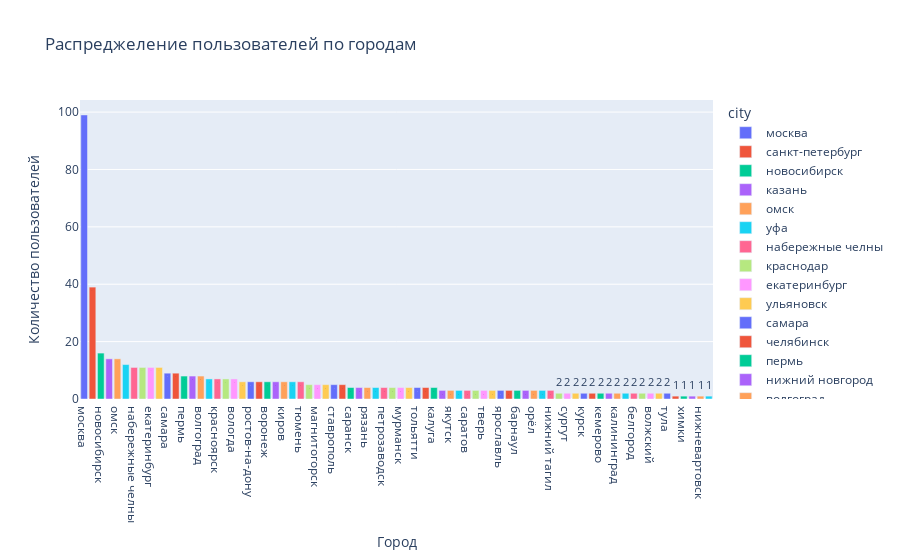

Notebook source saved alongside this figure:
### Markdown cell above
## ШАГ 3. Анализ данных


Посмотрим, кто является нашими пользователями. Из каких они городов и какой у них возраст.

### Code cell
# сгруппируем пользователей по городам
city_data = users.groupby(['city']).count().sort_values(by='user_id', ascending=False).reset_index()
# визуализируем данные
fig = px.bar(city_data,
             x='city',
             y='user_id',
             color='city',
             text_auto=True,
             title="Распреджеление пользователей по городам")

fig.update_layout(
    showlegend=True,
    xaxis_title="Город",
    yaxis_title="Количество пользователей"
)

fig.show()

### Figure 1 — Plotly figure (JSON) as saved in the notebook; plotly's stock layout.template omitted (floating-point values rounded to 4 significant figures)
{"data": [{"alignmentgroup": "True", "hovertemplate": "city=%{x}<br>user_id=%{y}<extra></extra>", "legendgroup": "москва", "marker": {"color": "#636efa", "pattern": {"shape": ""}}, "name": "москва", "offsetgroup": "москва", "orientation": "v", "showlegend": true, "textposition": "auto", "texttemplate": "%{y}", "x": ["москва"], "xaxis": "x", "y": [99], "yaxis": "y", "type": "bar"}, {"alignmentgroup": "True", "hovertemplate": "city=%{x}<br>user_id=%{y}<extra></extra>", "legendgroup": "санкт-петербург", "marker": {"color": "#EF553B", "pattern": {"shape": ""}}, "name": "санкт-петербург", "offsetgroup": "санкт-петербург", "orientation": "v", "showlegend": true, "textposition": "auto", "texttemplate": "%{y}", "x": ["санкт-петербург"], "xaxis": "x", "y": [39], "yaxis": "y", "type": "bar"}, {"alignmentgroup": "True", "hovertemplate": "city=%{x}<br>user_id=%{y}<extra></extra>", "legendgroup": "новосибирск", "marker": {"color": "#00cc96", "pattern": {"shape": ""}}, "name": "новосибирск", "offsetgroup": "новосибирск", "orientation": "v", "showlegend": true, "textposition": "auto", "texttemplate": "%{y}", "x": ["новосибирск"], "xaxis": "x", "y": [16], "yaxis": "y", "type": "bar"}, {"alignmentgroup": "True", "hovertemplate": "city=%{x}<br>user_id=%{y}<extra></extra>", "legendgroup": "казань", "marker": {"color": "#ab63fa", "pattern": {"shape": ""}}, "name": "казань", "offsetgroup": "казань", "orientation": "v", "showlegend": true, "textposition": "auto", "texttemplate": "%{y}", "x": ["казань"], "xaxis": "x", "y": [14], "yaxis": "y", "type": "bar"}, {"alignmentgroup": "True", "hovertemplate": "city=%{x}<br>user_id=%{y}<extra></extra>", "legendgroup": "омск", "marker": {"color": "#FFA15A", "pattern": {"shape": ""}}, "name": "омск", "offsetgroup": "омск", "orientation": "v", "showlegend": true, "textposition": "auto", "texttemplate": "%{y}", "x": ["омск"], "xaxis": "x", "y": [14], "yaxis": "y", "type": "bar"}, {"alignmentgroup": "True", "hovertemplate": "city=%{x}<br>user_id=%{y}<extra></extra>", "legendgroup": "уфа", "marker": {"color": "#19d3f3", "pattern": {"shape": ""}}, "name": "уфа", "offsetgroup": "уфа", "orientation": "v", "showlegend": true, "textposition": "auto", "texttemplate": "%{y}", "x": ["уфа"], "xaxis": "x", "y": [12], "yaxis": "y", "type": "bar"}, {"alignmentgroup": "True", "hovertemplate": "city=%{x}<br>user_id=%{y}<extra></extra>", "legendgroup": "набережные челны", "marker": {"color": "#FF6692", "pattern": {"shape": ""}}, "name": "набережные челны", "offsetgroup": "набережные челны", "orientation": "v", "showlegend": true, "textposition": "auto", "texttemplate": "%{y}", "x": ["набережные челны"], "xaxis": "x", "y": [11], "yaxis": "y", "type": "bar"}, {"alignmentgroup": "True", "hovertemplate": "city=%{x}<br>user_id=%{y}<extra></extra>", "legendgroup": "краснодар", "marker": {"color": "#B6E880", "pattern": {"shape": ""}}, "name": "краснодар", "offsetgroup": "краснодар", "orientation": "v", "showlegend": true, "textposition": "auto", "texttemplate": "%{y}", "x": ["краснодар"], "xaxis": "x", "y": [11], "yaxis": "y", "type": "bar"}, {"alignmentgroup": "True", "hovertemplate": "city=%{x}<br>user_id=%{y}<extra></extra>", "legendgroup": "екатеринбург", "marker": {"color": "#FF97FF", "pattern": {"shape": ""}}, "name": "екатеринбург", "offsetgroup": "екатеринбург", "orientation": "v", "showlegend": true, "textposition": "auto", "texttemplate": "%{y}", "x": ["екатеринбург"], "xaxis": "x", "y": [11], "yaxis": "y", "type": "bar"}, {"alignmentgroup": "True", "hovertemplate": "city=%{x}<br>user_id=%{y}<extra></extra>", "legendgroup": "ульяновск", "marker": {"color": "#FECB52", "pattern": {"shape": ""}}, "name": "ульяновск", "offsetgroup": "ульяновск", "orientation": "v", "showlegend": true, "textposition": "auto", "texttemplate": "%{y}", "x": ["ульяновск"], "xaxis": "x", "y": [11], "yaxis": "y", "type": "bar"}, {"alignmentgroup": "True", "hovertemplate": "city=%{x}<br>user_id=%{y}<extra></extra>", "legendgroup": "самара", "marker": {"color": "#636efa", "pattern": {"shape": ""}}, "name": "самара", "offsetgroup": "самара", "orientation": "v", "showlegend": true, "textposition": "auto", "texttemplate": "%{y}", "x": ["самара"], "xaxis": "x", "y": [9], "yaxis": "y", "type": "bar"}, {"alignmentgroup": "True", "hovertemplate": "city=%{x}<br>user_id=%{y}<extra></extra>", "legendgroup": "челябинск", "marker": {"color": "#EF553B", "pattern": {"shape": ""}}, "name": "челябинск", "offsetgroup": "челябинск", "orientation": "v", "showlegend": true, "textposition": "auto", "texttemplate": "%{y}", "x": ["челябинск"], "xaxis": "x", "y": [9], "yaxis": "y", "type": "bar"}, {"alignmentgroup": "True", "hovertemplate": "city=%{x}<br>user_id=%{y}<extra></extra>", "legendgroup": "пермь", "marker": {"color": "#00cc96", "pattern": {"shape": ""}}, "name": "пермь", "offsetgroup": "пермь", "orientation": "v", "showlegend": true, "textposition": "auto", "texttemplate": "%{y}", "x": ["пермь"], "xaxis": "x", "y": [8], "yaxis": "y", "type": "bar"}, {"alignmentgroup": "True", "hovertemplate": "city=%{x}<br>user_id=%{y}<extra></extra>", "legendgroup": "нижний новгород", "marker": {"color": "#ab63fa", "pattern": {"shape": ""}}, "name": "нижний новгород", "offsetgroup": "нижний новгород", "orientation": "v", "showlegend": true, "textposition": "auto", "texttemplate": "%{y}", "x": ["нижний новгород"], "xaxis": "x", "y": [8], "yaxis": "y", "type": "bar"}, {"alignmentgroup": "True", "hovertemplate": "city=%{x}<br>user_id=%{y}<extra></extra>", "legendgroup": "волгоград", "marker": {"color": "#FFA15A", "pattern": {"shape": ""}}, "name": "волгоград", "offsetgroup": "волгоград", "orientation": "v", "showlegend": true, "textposition": "auto", "texttemplate": "%{y}", "x": ["волгоград"], "xaxis": "x", "y": [8], "yaxis": "y", "type": "bar"}, {"alignmentgroup": "True", "hovertemplate": "city=%{x}<br>user_id=%{y}<extra></extra>", "legendgroup": "новокузнецк", "marker": {"color": "#19d3f3", "pattern": {"shape": ""}}, "name": "новокузнецк", "offsetgroup": "новокузнецк", "orientation": "v", "showlegend": true, "textposition": "auto", "texttemplate": "%{y}", "x": ["новокузнецк"], "xaxis": "x", "y": [7], "yaxis": "y", "type": "bar"}, {"alignmentgroup": "True", "hovertemplate": "city=%{x}<br>user_id=%{y}<extra></extra>", "legendgroup": "красноярск", "marker": {"color": "#FF6692", "pattern": {"shape": ""}}, "name": "красноярск", "offsetgroup": "красноярск", "orientation": "v", "showlegend": true, "textposition": "auto", "texttemplate": "%{y}", "x": ["красноярск"], "xaxis": "x", "y": [7], "yaxis": "y", "type": "bar"}, {"alignmentgroup": "True", "hovertemplate": "city=%{x}<br>user_id=%{y}<extra></extra>", "legendgroup": "улан-удэ", "marker": {"color": "#B6E880", "pattern": {"shape": ""}}, "name": "улан-удэ", "offsetgroup": "улан-удэ", "orientation": "v", "showlegend": true, "textposition": "auto", "texttemplate": "%{y}", "x": ["улан-удэ"], "xaxis": "x", "y": [7], "yaxis": "y", "type": "bar"}, {"alignmentgroup": "True", "hovertemplate": "city=%{x}<br>user_id=%{y}<extra></extra>", "legendgroup": "вологда", "marker": {"color": "#FF97FF", "pattern": {"shape": ""}}, "name": "вологда", "offsetgroup": "вологда", "orientation": "v", "showlegend": true, "textposition": "auto", "texttemplate": "%{y}", "x": ["вологда"], "xaxis": "x", "y": [7], "yaxis": "y", "type": "bar"}, {"alignmentgroup": "True", "hovertemplate": "city=%{x}<br>user_id=%{y}<extra></extra>", "legendgroup": "иркутск", "marker": {"color": "#FECB52", "pattern": {"shape": ""}}, "name": "иркутск", "offsetgroup": "иркутск", "orientation": "v", "showlegend": true, "textposition": "auto", "texttemplate": "%{y}", "x": ["иркутск"], "xaxis": "x", "y": [6], "yaxis": "y", "type": "bar"}, {"alignmentgroup": "True", "hovertemplate": "city=%{x}<br>user_id=%{y}<extra></extra>", "legendgroup": "ростов-на-дону", "marker": {"color": "#636efa", "pattern": {"shape": ""}}, "name": "ростов-на-дону", "offsetgroup": "ростов-на-дону", "orientation": "v", "showlegend": true, "textposition": "auto", "texttemplate": "%{y}", "x": ["ростов-на-дону"], "xaxis": "x", "y": [6], "yaxis": "y", "type": "bar"}, {"alignmentgroup": "True", "hovertemplate": "city=%{x}<br>user_id=%{y}<extra></extra>", "legendgroup": "пенза", "marker": {"color": "#EF553B", "pattern": {"shape": ""}}, "name": "пенза", "offsetgroup": "пенза", "orientation": "v", "showlegend": true, "textposition": "auto", "texttemplate": "%{y}", "x": ["пенза"], "xaxis": "x", "y": [6], "yaxis": "y", "type": "bar"}, {"alignmentgroup": "True", "hovertemplate": "city=%{x}<br>user_id=%{y}<extra></extra>", "legendgroup": "воронеж", "marker": {"color": "#00cc96", "pattern": {"shape": ""}}, "name": "воронеж", "offsetgroup": "воронеж", "orientation": "v", "showlegend": true, "textposition": "auto", "texttemplate": "%{y}", "x": ["воронеж"], "xaxis": "x", "y": [6], "yaxis": "y", "type": "bar"}, {"alignmentgroup": "True", "hovertemplate": "city=%{x}<br>user_id=%{y}<extra></extra>", "legendgroup": "сочи", "marker": {"color": "#ab63fa", "pattern": {"shape": ""}}, "name": "сочи", "offsetgroup": "сочи", "orientation": "v", "showlegend": true, "textposition": "auto", "texttemplate": "%{y}", "x": ["сочи"], "xaxis": "x", "y": [6], "yaxis": "y", "type": "bar"}, {"alignmentgroup": "True", "hovertemplate": "city=%{x}<br>user_id=%{y}<extra></extra>", "legendgroup": "киров", "marker": {"color": "#FFA15A", "pattern": {"shape": ""}}, "name": "киров", "offsetgroup": "киров", "orientation": "v", "showlegend": true, "textposition": "auto", "texttemplate": "%{y}", "x": ["киров"], "xaxis": "x", "y": [6], "yaxis": "y", "type": "bar"}, {"alignmentgroup": "True", "hovertemplate": "city=%{x}<br>user_id=%{y}<extra></extra>", "legendgroup": "томск", "marker": {"color": "#19d3f3", "pattern": {"shape": ""}}, "name": "томск", "offsetgroup": "томск", "orientation": "v", "showlegend": true, "textposition": "auto", "texttemplate": "%{y}", "x": ["томск"], "xaxis": "x", "y": [6], "yaxis": "y", "type": "bar"}, {"alignmentgroup": "True", "hovertemplate": "city=%{x}<br>user_id=%{y}<extra></extra>", "legendgroup": "тюмень", "marker": {"color": "#FF6692", "pattern": {"shape": ""}}, "name": "тюмень", "offsetgroup": "тюмень", "orientation": "v", "showlegend": true, "textposition": "auto", "texttemplate": "%{y}", "x": ["тюмень"], "xaxis": "x", "y": [6], "yaxis": "y", "type": "bar"}, {"alignmentgroup": "True", "hovertemplate": "city=%{x}<br>user_id=%{y}<extra></extra>", "legendgroup": "балашиха", "marker": {"color": "#B6E880", "pattern": {"shape": ""}}, "name": "балашиха", "offsetgroup": "балашиха", "orientation": "v", "showlegend": true, "textposition": "auto", "texttemplate": "%{y}", "x": ["балашиха"], "xaxis": "x", "y": [5], "yaxis": "y", "type": "bar"}, {"alignmentgroup": "True", "hovertemplate": "city=%{x}<br>user_id=%{y}<extra></extra>", "legendgroup": "магнитогорск", "marker": {"color": "#FF97FF", "pattern": {"shape": ""}}, "name": "магнитогорск", "offsetgroup": "магнитогорск", "orientation": "v", "showlegend": true, "textposition": "auto", "texttemplate": "%{y}", "x": ["магнитогорск"], "xaxis": "x", "y": [5], "yaxis": "y", "type": "bar"}, {"alignmentgroup": "True", "hovertemplate": "city=%{x}<br>user_id=%{y}<extra></extra>", "legendgroup": "махачкала", "marker": {"color": "#FECB52", "pattern": {"shape": ""}}, "name": "махачкала", "offsetgroup": "махачкала", "orientation": "v", "showlegend": true, "textposition": "auto", "texttemplate": "%{y}", "x": ["махачкала"], "xaxis": "x", "y": [5], "yaxis": "y", "type": "bar"}, {"alignmentgroup": "True", "hovertemplate": "city=%{x}<br>user_id=%{y}<extra></extra>", "legendgroup": "ставрополь", "marker": {"color": "#636efa", "pattern": {"shape": ""}}, "name": "ставрополь", "offsetgroup": "ставрополь", "orientation": "v", "showlegend": true, "textposition": "auto", "texttemplate": "%{y}", "x": ["ставрополь"], "xaxis": "x", "y": [5], "yaxis": "y", "type": "bar"}, {"alignmentgroup": "True", "hovertemplate": "city=%{x}<br>user_id=%{y}<extra></extra>", "legendgroup": "владивосток", "marker": {"color": "#EF553B", "pattern": {"shape": ""}}, "name": "владивосток", "offsetgroup": "владивосток", "orientation": "v", "showlegend": true, "textposition": "auto", "texttemplate": "%{y}", "x": ["владивосток"], "xaxis": "x", "y": [5], "yaxis": "y", "type": "bar"}, {"alignmentgroup": "True", "hovertemplate": "city=%{x}<br>user_id=%{y}<extra></extra>", "legendgroup": "саранск", "marker": {"color": "#00cc96", "pattern": {"shape": ""}}, "name": "саранск", "offsetgroup": "саранск", "orientation": "v", "showlegend": true, "textposition": "auto", "texttemplate": "%{y}", "x": ["саранск"], "xaxis": "x", "y": [4], "yaxis": "y", "type": "bar"}, {"alignmentgroup": "True", "hovertemplate": "city=%{x}<br>user_id=%{y}<extra></extra>", "legendgroup": "астрахань", "marker": {"color": "#ab63fa", "pattern": {"shape": ""}}, "name": "астрахань", "offsetgroup": "астрахань", "orientation": "v", "showlegend": true, "textposition": "auto", "texttemplate": "%{y}", "x": ["астрахань"], "xaxis": "x", "y": [4], "yaxis": "y", "type": "bar"}, {"alignmentgroup": "True", "hovertemplate": "city=%{x}<br>user_id=%{y}<extra></extra>", "legendgroup": "рязань", "marker": {"color": "#FFA15A", "pattern": {"shape": ""}}, "name": "рязань", "offsetgroup": "рязань", "orientation": "v", "showlegend": true, "textposition": "auto", "texttemplate": "%{y}", "x": ["рязань"], "xaxis": "x", "y": [4], "yaxis": "y", "type": "bar"}, {"alignmentgroup": "True", "hovertemplate": "city=%{x}<br>user_id=%{y}<extra></extra>", "legendgroup": "чита", "marker": {"color": "#19d3f3", "pattern": {"shape": ""}}, "name": "чита", "offsetgroup": "чита", "orientation": "v", "showlegend": true, "textposition": "auto", "texttemplate": "%{y}", "x": ["чита"], "xaxis": "x", "y": [4], "yaxis": "y", "type": "bar"}, {"alignmentgroup": "True", "hovertemplate": "city=%{x}<br>user_id=%{y}<extra></extra>", "legendgroup": "петрозаводск", "marker": {"color": "#FF6692", "pattern": {"shape": ""}}, "name": "петрозаводск", "offsetgroup": "петрозаводск", "orientation": "v", "showlegend": true, "textposition": "auto", "texttemplate": "%{y}", "x": ["петрозаводск"], "xaxis": "x", "y": [4], "yaxis": "y", "type": "bar"}, {"alignmentgroup": "True", "hovertemplate": "city=%{x}<br>user_id=%{y}<extra></extra>", "legendgroup": "новороссийск", "marker": {"color": "#B6E880", "pattern": {"shape": ""}}, "name": "новороссийск", "offsetgroup": "новороссийск", "orientation": "v", "showlegend": true, "textposition": "auto", "texttemplate": "%{y}", "x": ["новороссийск"], "xaxis": "x", "y": [4], "yaxis": "y", "type": "bar"}, {"alignmentgroup": "True", "hovertemplate": "city=%{x}<br>user_id=%{y}<extra></extra>", "legendgroup": "мурманск", "marker": {"color": "#FF97FF", "pattern": {"shape": ""}}, "name": "мурманск", "offsetgroup": "мурманск", "orientation": "v", "showlegend": true, "textposition": "auto", "texttemplate": "%{y}", "x": ["мурманск"], "xaxis": "x", "y": [4], "yaxis": "y", "type": "bar"}, {"alignmentgroup": "True", "hovertemplate": "city=%{x}<br>user_id=%{y}<extra></extra>", "legendgroup": "хабаровск", "marker": {"color": "#FECB52", "pattern": {"shape": ""}}, "name": "хабаровск", "offsetgroup": "хабаровск", "orientation": "v", "showlegend": true, "textposition": "auto", "texttemplate": "%{y}", "x": ["хабаровск"], "xaxis": "x", "y": [4], "yaxis": "y", "type": "bar"}, {"alignmentgroup": "True", "hovertemplate": "city=%{x}<br>user_id=%{y}<extra></extra>", "legendgroup": "тольятти", "marker": {"color": "#636efa", "pattern": {"shape": ""}}, "name": "тольятти", "offsetgroup": "тольятти", "orientation": "v", "showlegend": true, "textposition": "auto", "texttemplate": "%{y}", "x": ["тольятти"], "xaxis": "x", "y": [4], "yaxis": "y", "type": "bar"}, {"alignmentgroup": "True", "hovertemplate": "city=%{x}<br>user_id=%{y}<extra></extra>", "legendgroup": "кострома", "marker": {"color": "#EF553B", "pattern": {"shape": ""}}, "name": "кострома", "offsetgroup": "кострома", "orientation": "v", "showlegend": true, "textposition": "auto", "texttemplate": "%{y}", "x": ["кострома"], "xaxis": "x", "y": [4], "yaxis": "y", "type": "bar"}, {"alignmentgroup": "True", "hovertemplate": "city=%{x}<br>user_id=%{y}<extra></extra>", "legendgroup": "калуга", "marker": {"color": "#00cc96", "pattern": {"shape": ""}}, "name": "калуга", "offsetgroup": "калуга", "orientation": "v", "showlegend": true, "textposition": "auto", "texttemplate": "%{y}", "x": ["калуга"], "xaxis": "x", "y": [4], "yaxis": "y", "type": "bar"}, {"alignmentgroup": "True", "hovertemplate": "city=%{x}<br>user_id=%{y}<extra></extra>", "legendgroup": "череповец", "marker": {"color": "#ab63fa", "pattern": {"shape": ""}}, "name": "череповец", "offsetgroup": "череповец", "orientation": "v", "showlegend": true, "textposition": "auto", "texttemplate": "%{y}", "x": ["череповец"], "xaxis": "x", "y": [3], "yaxis": "y", "type": "bar"}, {"alignmentgroup": "True", "hovertemplate": "city=%{x}<br>user_id=%{y}<extra></extra>", "legendgroup": "якутск", "marker": {"color": "#FFA15A", "pattern": {"shape": ""}}, "name": "якутск", "offsetgroup": "якутск", "orientation": "v", "showlegend": true, "textposition": "auto", "texttemplate": "%{y}", "x": ["якутск"], "xaxis": "x", "y": [3], "yaxis": "y", "type": "bar"}, {"alignmentgroup": "True", "hovertemplate": "city=%{x}<br>user_id=%{y}<extra></extra>", "legendgroup": "севастополь", "marker": {"color": "#19d3f3", "pattern": {"shape": ""}}, "name": "севастополь", "offsetgroup": "севастополь", "orientation": "v", "showlegend": true, "textposition": "auto", "texttemplate": "%{y}", "x": ["севастополь"], "xaxis": "x", "y": [3], "yaxis": "y", "type": "bar"}, {"alignmentgroup": "True", "hovertemplate": "city=%{x}<br>user_id=%{y}<extra></extra>", "legendgroup": "саратов", "marker": {"color": "#FF6692", "pattern": {"shape": ""}}, "name": "саратов", "offsetgroup": "саратов", "orientation": "v", "showlegend": true, "textposition": "auto", "texttemplate": "%{y}", "x": ["саратов"], "xaxis": "x", "y": [3], "yaxis": "y", "type": "bar"}, {"alignmentgroup": "True", "hovertemplate": "city=%{x}<br>user_id=%{y}<extra></extra>", "legendgroup": "стерлитамак", "marker": {"color": "#B6E880", "pattern": {"shape": ""}}, "name": "стерлитамак", "offsetgroup": "стерлитамак", "orientation": "v", "showlegend": true, "textposition": "auto", "texttemplate": "%{y}", "x": ["стерлитамак"], "xaxis": "x", "y": [3], "yaxis": "y", "type": "bar"}, {"alignmentgroup": "True", "hovertemplate": "city=%{x}<br>user_id=%{y}<extra></extra>", "legendgroup": "тверь", "marker": {"color": "#FF97FF", "pattern": {"shape": ""}}, "name": "тверь", "offsetgroup": "тверь", "orientation": "v", "showlegend": true, "textposition": "auto", "texttemplate": "%{y}", "x": ["тверь"], "xaxis": "x", "y": [3], "yaxis": "y", "type": "bar"}, {"alignmentgroup": "True", "hovertemplate": "city=%{x}<br>user_id=%{y}<extra></extra>", "legendgroup": "чебоксары", "marker": {"color": "#FECB52", "pattern": {"shape": ""}}, "name": "чебоксары", "offsetgroup": "чебоксары", "orientation": "v", "showlegend": true, "textposition": "auto", "texttemplate": "%{y}", "x": ["чебоксары"], "xaxis": "x", "y": [3], "yaxis": "y", "type": "bar"}, {"alignmentgroup": "True", "hovertemplate": "city=%{x}<br>user_id=%{y}<extra></extra>", "legendgroup": "ярославль", "marker": {"color": "#636efa", "pattern": {"shape": ""}}, "name": "ярославль", "offsetgroup": "ярославль", "orientation": "v", "showlegend": true, "textposition": "auto", "texttemplate": "%{y}", "x": ["ярославль"], "xaxis": "x", "y": [3], "yaxis": "y", "type": "bar"}, {"alignmentgroup": "True", "hovertemplate": "city=%{x}<br>user_id=%{y}<extra></extra>", "legendgroup": "курган", "marker": {"color": "#EF553B", "pattern": {"shape": ""}}, "name": "курган", "offsetgroup": "курган", "orientation": "v", "showlegend": true, "textposition": "auto", "texttemplate": "%{y}", "x": ["курган"], "xaxis": "x", "y": [3], "yaxis": "y", "type": "bar"}, {"alignmentgroup": "True", "hovertemplate": "city=%{x}<br>user_id=%{y}<extra></extra>", "legendgroup": "барнаул", "marker": {"color": "#00cc96", "pattern": {"shape": ""}}, "name": "барнаул", "offsetgroup": "барнаул", "orientation": "v", "showlegend": true, "textposition": "auto", "texttemplate": "%{y}", "x": ["барнаул"], "xaxis": "x", "y": [3], "yaxis": "y", "type": "bar"}, {"alignmentgroup": "True", "hovertemplate": "city=%{x}<br>user_id=%{y}<extra></extra>", "legendgroup": "брянск", "marker": {"color": "#ab63fa", "pattern": {"shape": ""}}, "name": "брянск", "offsetgroup": "брянск", "orientation": "v", "showlegend": true, "textposition": "auto", "texttemplate": "%{y}", "x": ["брянск"], "xaxis": "x", "y": [3], "yaxis": "y", "type": "bar"}, {"alignmentgroup": "True", "hovertemplate": "city=%{x}<br>user_id=%{y}<extra></extra>", "legendgroup": "орёл", "marker": {"color": "#FFA15A", "pattern": {"shape": ""}}, "name": "орёл", "offsetgroup": "орёл", "orientation": "v", "showlegend": true, "textposition": "auto", "texttemplate": "%{y}", "x": ["орёл"], "xaxis": "x", "y": [3], "yaxis": "y", "type": "bar"}, {"alignmentgroup": "True", "hovertemplate": "city=%{x}<br>user_id=%{y}<extra></extra>", "legendgroup": "владимир", "marker": {"color": "#19d3f3", "pattern": {"shape": ""}}, "name": "владимир", "offsetgroup": "владимир", "orientation": "v", "showlegend": true, "textposition": "auto", "texttemplate": "%{y}", "x": ["владимир"], "xaxis": "x", "y": [3], "yaxis": "y", "type": "bar"}, {"alignmentgroup": "True", "hovertemplate": "city=%{x}<br>user_id=%{y}<extra></extra>", "legendgroup": "нижний тагил", "marker": {"color": "#FF6692", "pattern": {"shape": ""}}, "name": "нижний тагил", "offsetgroup": "нижний тагил", "orientation": "v", "showlegend": true, "textposition": "auto", "texttemplate": "%{y}", "x": ["нижний тагил"], "xaxis": "x", "y": [3], "yaxis": "y", "type": "bar"}, {"alignmentgroup": "True", "hovertemplate": "city=%{x}<br>user_id=%{y}<extra></extra>", "legendgroup": "липецк", "marker": {"color": "#B6E880", "pattern": {"shape": ""}}, "name": "липецк", "offsetgroup": "липецк", "orientation": "v", "showlegend": true, "textposition": "auto", "texttemplate": "%{y}", "x": ["липецк"], "xaxis": "x", "y": [2], "yaxis": "y", "type": "bar"}, {"alignmentgroup": "True", "hovertemplate": "city=%{x}<br>user_id=%{y}<extra></extra>", "legendgroup": "сургут", "marker": {"color": "#FF97FF", "pattern": {"shape": ""}}, "name": "сургут", "offsetgroup": "сургут", "orientation": "v", "showlegend": true, "textposition": "auto", "texttemplate": "%{y}", "x": ["сургут"], "xaxis": "x", "y": [2], "yaxis": "y", "type": "bar"}, {"alignmentgroup": "True", "hovertemplate": "city=%{x}<br>user_id=%{y}<extra></extra>", "legendgroup": "тамбов", "marker": {"color": "#FECB52", "pattern": {"shape": ""}}, "name": "тамбов", "offsetgroup": "тамбов", "orientation": "v", "showlegend": true, "textposition": "auto", "texttemplate": "%{y}", "x": ["тамбов"], "xaxis": "x", "y": [2], "yaxis": "y", "type": "bar"}, {"alignmentgroup": "True", "hovertemplate": "city=%{x}<br>user_id=%{y}<extra></extra>", "legendgroup": "курск", "marker": {"color": "#636efa", "pattern": {"shape": ""}}, "name": "курск", "offsetgroup": "курск", "orientation": "v", "showlegend": true, "textposition": "auto", "texttemplate": "%{y}", "x": ["курск"], "xaxis": "x", "y": [2], "yaxis": "y", "type": "bar"}, {"alignmentgroup": "True", "hovertemplate": "city=%{x}<br>user_id=%{y}<extra></extra>", "legendgroup": "владикавказ", "marker": {"color": "#EF553B", "pattern": {"shape": ""}}, "name": "владикавказ", "offsetgroup": "владикавказ", "orientation": "v", "showlegend": true, "textposition": "auto", "texttemplate": "%{y}", "x": ["владикавказ"], "xaxis": "x", "y": [2], "yaxis": "y", "type": "bar"}, {"alignmentgroup": "True", "hovertemplate": "city=%{x}<br>user_id=%{y}<extra></extra>", "legendgroup": "кемерово", "marker": {"color": "#00cc96", "pattern": {"shape": ""}}, "name": "кемерово", "offsetgroup": "кемерово", "orientation": "v", "showlegend": true, "textposition": "auto", "texttemplate": "%{y}", "x": ["кемерово"], "xaxis": "x", "y": [2], "yaxis": "y", "type": "bar"}, {"alignmentgroup": "True", "hovertemplate": "city=%{x}<br>user_id=%{y}<extra></extra>", "legendgroup": "смоленск", "marker": {"color": "#ab63fa", "pattern": {"shape": ""}}, "name": "смоленск", "offsetgroup": "смоленск", "orientation": "v", "showlegend": true, "textposition": "auto", "texttemplate": "%{y}", "x": ["смоленск"], "xaxis": "x", "y": [2], "yaxis": "y", "type": "bar"}, {"alignmentgroup": "True", "hovertemplate": "city=%{x}<br>user_id=%{y}<extra></extra>", "legendgroup": "калининград", "marker": {"color": "#FFA15A", "pattern": {"shape": ""}}, "name": "калининград", "offsetgroup": "калининград", "orientation": "v", "showlegend": true, "textposition": "auto", "texttemplate": "%{y}", "x": ["калининград"], "xaxis": "x", "y": [2], "yaxis": "y", "type": "bar"}, {"alignmentgroup": "True", "hovertemplate": "city=%{x}<br>user_id=%{y}<extra></extra>", "legendgroup": "ижевск", "marker": {"color": "#19d3f3", "pattern": {"shape": ""}}, "name": "ижевск", "offsetgroup": "ижевск", "orientation": "v", "showlegend": true, "textposition": "auto", "texttemplate": "%{y}", "x": ["ижевск"], "xaxis": "x", "y": [2], "yaxis": "y", "type": "bar"}, {"alignmentgroup": "True", "hovertemplate": "city=%{x}<br>user_id=%{y}<extra></extra>", "legendgroup": "белгород", "marker": {"color": "#FF6692", "pattern": {"shape": ""}}, "name": "белгород", "offsetgroup": "белгород", "orientation": "v", "showlegend": true, "textposition": "auto", "texttemplate": "%{y}", "x": ["белгород"], "xaxis": "x", "y": [2], "yaxis": "y", "type": "bar"}, {"alignmentgroup": "True", "hovertemplate": "city=%{x}<br>user_id=%{y}<extra></extra>", "legendgroup": "грозный", "marker": {"color": "#B6E880", "pattern": {"shape": ""}}, "name": "грозный", "offsetgroup": "грозный", "orientation": "v", "showlegend": true, "textposition": "auto", "texttemplate": "%{y}", "x": ["грозный"], "xaxis": "x", "y": [2], "yaxis": "y", "type": "bar"}, {"alignmentgroup": "True", "hovertemplate": "city=%{x}<br>user_id=%{y}<extra></extra>", "legendgroup": "волжский", "marker": {"color": "#FF97FF", "pattern": {"shape": ""}}, "name": "волжский", "offsetgroup": "волжский", "orientation": "v", "showlegend": true, "textposition": "auto", "texttemplate": "%{y}", "x": ["волжский"], "xaxis": "x", "y": [2], "yaxis": "y", "type": "bar"}, {"alignmentgroup": "True", "hovertemplate": "city=%{x}<br>user_id=%{y}<extra></extra>", "legendgroup": "оренбург", "marker": {"color": "#FECB52", "pattern": {"shape": ""}}, "name": "оренбург", "offsetgroup": "оренбург", "orientation": "v", "showlegend": true, "textposition": "auto", "texttemplate": "%{y}", "x": ["оренбург"], "xaxis": "x", "y": [2], "yaxis": "y", "type": "bar"}, {"alignmentgroup": "True", "hovertemplate": "city=%{x}<br>user_id=%{y}<extra></extra>", "legendgroup": "тула", "marker": {"color": "#636efa", "pattern": {"shape": ""}}, "name": "тула", "offsetgroup": "тула", "orientation": "v", "showlegend": true, "textposition": "auto", "texttemplate": "%{y}", "x": ["тула"], "xaxis": "x", "y": [2], "yaxis": "y", "type": "bar"}, {"alignmentgroup": "True", "hovertemplate": "city=%{x}<br>user_id=%{y}<extra></extra>", "legendgroup": "подольск", "marker": {"color": "#EF553B", "pattern": {"shape": ""}}, "name": "подольск", "offsetgroup": "подольск", "orientation": "v", "showlegend": true, "textposition": "auto", "texttemplate": "%{y}", "x": ["подольск"], "xaxis": "x", "y": [1], "yaxis": "y", "type": "bar"}, {"alignmentgroup": "True", "hovertemplate": "city=%{x}<br>user_id=%{y}<extra></extra>", "legendgroup": "химки", "marker": {"color": "#00cc96", "pattern": {"shape": ""}}, "name": "химки", "offsetgroup": "химки", "orientation": "v", "showlegend": true, "textposition": "auto", "texttemplate": "%{y}", "x": ["химки"], "xaxis": "x", "y": [1], "yaxis": "y", "type": "bar"}, {"alignmentgroup": "True", "hovertemplate": "city=%{x}<br>user_id=%{y}<extra></extra>", "legendgroup": "иваново", "marker": {"color": "#ab63fa", "pattern": {"shape": ""}}, "name": "иваново", "offsetgroup": "иваново", "orientation": "v", "showlegend": true, "textposition": "auto", "texttemplate": "%{y}", "x": ["иваново"], "xaxis": "x", "y": [1], "yaxis": "y", "type": "bar"}, {"alignmentgroup": "True", "hovertemplate": "city=%{x}<br>user_id=%{y}<extra></extra>", "legendgroup": "нижневартовск", "marker": {"color": "#FFA15A", "pattern": {"shape": ""}}, "name": "нижневартовск", "offsetgroup": "нижневартовск", "orientation": "v", "showlegend": true, "textposition": "auto", "texttemplate": "%{y}", "x": ["нижневартовск"], "xaxis": "x", "y": [1], "yaxis": "y", "type": "bar"}, {"alignmentgroup": "True", "hovertemplate": "city=%{x}<br>user_id=%{y}<extra></extra>", "legendgroup": "архангельск", "marker": {"color": "#19d3f3", "pattern": {"shape": ""}}, "name": "архангельск", "offsetgroup": "архангельск", "orientation": "v", "showlegend": true, "textposition": "auto", "texttemplate": "%{y}", "x": ["архангельск"], "xaxis": "x", "y": [1], "yaxis": "y", "type": "bar"}], "layout": {"xaxis": {"anchor": "y", "domain": [0.0, 1.0], "title": {"text": "Город"}, "categoryorder": "array", "categoryarray": ["москва", "санкт-петербург", "новосибирск", "казань", "омск", "уфа", "набережные челны", "краснодар", "екатеринбург", "ульяновск", "самара", "челябинск", "пермь", "нижний новгород", "волгоград", "новокузнецк", "красноярск", "улан-удэ", "вологда", "иркутск", "ростов-на-дону", "пенза", "воронеж", "сочи", "киров", "томск", "тюмень", "балашиха", "магнитогорск", "махачкала", "ставрополь", "владивосток", "саранск", "астрахань", "рязань", "чита", "петрозаводск", "новороссийск", "мурманск", "хабаровск", "тольятти", "кострома", "калуга", "череповец", "якутск", "севастополь", "саратов", "стерлитамак", "тверь", "чебоксары", "ярославль", "курган", "барнаул", "брянск", "орёл", "владимир", "нижний тагил", "липецк", "сургут", "тамбов", "курск", "владикавказ", "кемерово", "смоленск", "калининград", "ижевск", "белгород", "грозный", "волжский", "оренбург", "тула", "подольск", "химки", "иваново", "нижневартовск", "архангельск"]}, "yaxis": {"anchor": "x", "domain": [0.0, 1.0], "title": {"text": "Количество пользователей"}}, "legend": {"title": {"text": "city"}, "tracegroupgap": 0}, "title": {"text": "Распреджеление пользователей по городам"}, "barmode": "relative", "showlegend": true}}
